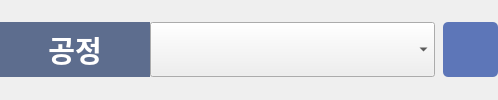
       <widget class="QFrame" name="aproc_frame">
        <property name="minimumSize">
         <size>
          <width>0</width>
          <height>0</height>
         </size>
        </property>
        <property name="maximumSize">
         <size>
          <width>16777215</width>
          <height>16777215</height>
         </size>
        </property>
        <property name="styleSheet">
         <string notr="true">QComboBox{
border-left: none;
}</string>
        </property>
        <property name="frameShape">
         <enum>QFrame::NoFrame</enum>
        </property>
        <property name="frameShadow">
         <enum>QFrame::Raised</enum>
        </property>
        <layout class="QHBoxLayout" name="horizontalLayout_6">
         <property name="spacing">
          <number>0</number>
         </property>
         <property name="leftMargin">
          <number>0</number>
         </property>
         <property name="topMargin">
          <number>0</number>
         </property>
         <property name="rightMargin">
          <number>0</number>
         </property>
         <property name="bottomMargin">
          <number>0</number>
         </property>
         <item>
          <widget class="QLabel" name="aproc_label">
           <property name="minimumSize">
            <size>
             <width>150</width>
             <height>55</height>
            </size>
           </property>
           <property name="maximumSize">
            <size>
             <width>150</width>
             <height>55</height>
            </size>
           </property>
           <property name="font">
            <font>
             <family>맑은 고딕</family>
             <pointsize>22</pointsize>
             <weight>75</weight>
             <italic>false</italic>
             <bold>true</bold>
            </font>
           </property>
           <property name="styleSheet">
            <string notr="true">background: #5D6D8E;
color: white;</string>
           </property>
           <property name="text">
            <string>공정</string>
           </property>
           <property name="alignment">
            <set>Qt::AlignCenter</set>
           </property>
          </widget>
         </item>
         <item>
          <widget class="QComboBox" name="aproc_combo">
           <property name="sizePolicy">
            <sizepolicy hsizetype="Preferred" vsizetype="Preferred">
             <horstretch>0</horstretch>
             <verstretch>0</verstretch>
            </sizepolicy>
           </property>
           <property name="minimumSize">
            <size>
             <width>285</width>
             <height>0</height>
            </size>
           </property>
           <property name="maximumSize">
            <size>
             <width>285</width>
             <height>55</height>
            </size>
           </property>
           <property name="font">
            <font>
             <family>맑은 고딕</family>
             <pointsize>20</pointsize>
             <weight>75</weight>
             <bold>true</bold>
            </font>
           </property>
           <property name="cursor">
            <cursorShape>PointingHandCursor</cursorShape>
           </property>
           <property name="focusPolicy">
            <enum>Qt::StrongFocus</enum>
           </property>
           <property name="editable">
            <bool>false</bool>
           </property>
          </widget>
         </item>
         <item>
          <widget class="QFrame" name="reload_frame">
           <property name="frameShape">
            <enum>QFrame::NoFrame</enum>
           </property>
           <property name="frameShadow">
            <enum>QFrame::Raised</enum>
           </property>
           <layout class="QVBoxLayout" name="verticalLayout_8">
            <property name="spacing">
             <number>0</number>
            </property>
            <property name="leftMargin">
             <number>8</number>
            </property>
            <property name="topMargin">
             <number>0</number>
            </property>
            <property name="rightMargin">
             <number>0</number>
            </property>
            <property name="bottomMargin">
             <number>0</number>
            </property>
            <item>
             <widget class="QPushButton" name="reload_btn">
              <property name="sizePolicy">
               <sizepolicy hsizetype="Preferred" vsizetype="Preferred">
                <horstretch>0</horstretch>
                <verstretch>0</verstretch>
               </sizepolicy>
              </property>
              <property name="minimumSize">
               <size>
                <width>55</width>
                <height>55</height>
               </size>
              </property>
              <property name="maximumSize">
               <size>
                <width>55</width>
                <height>55</height>
               </size>
              </property>
              <property name="font">
               <font>
                <family>맑은 고딕</family>
                <pointsize>18</pointsize>
                <weight>75</weight>
                <bold>true</bold>
               </font>
              </property>
              <property name="cursor">
               <cursorShape>PointingHandCursor</cursorShape>
              </property>
              <property name="toolTip">
               <string>새로고침</string>
              </property>
              <property name="styleSheet">
               <string notr="true">QPushButton {
border:none; 
background:#5D76B8; 
border-radius: 5px;
}
QPushButton:pressed {
background-color: #506cb4;
}</string>
              </property>
              <property name="text">
               <string/>
              </property>
              <property name="icon">
               <iconset>
                <normaloff>../img/reload.png</normaloff>../img/reload.png</iconset>
              </property>
              <property name="iconSize">
               <size>
                <width>70</width>
                <height>70</height>
               </size>
              </property>
             </widget>
            </item>
           </layout>
          </widget>
         </item>
        </layout>
       </widget>
